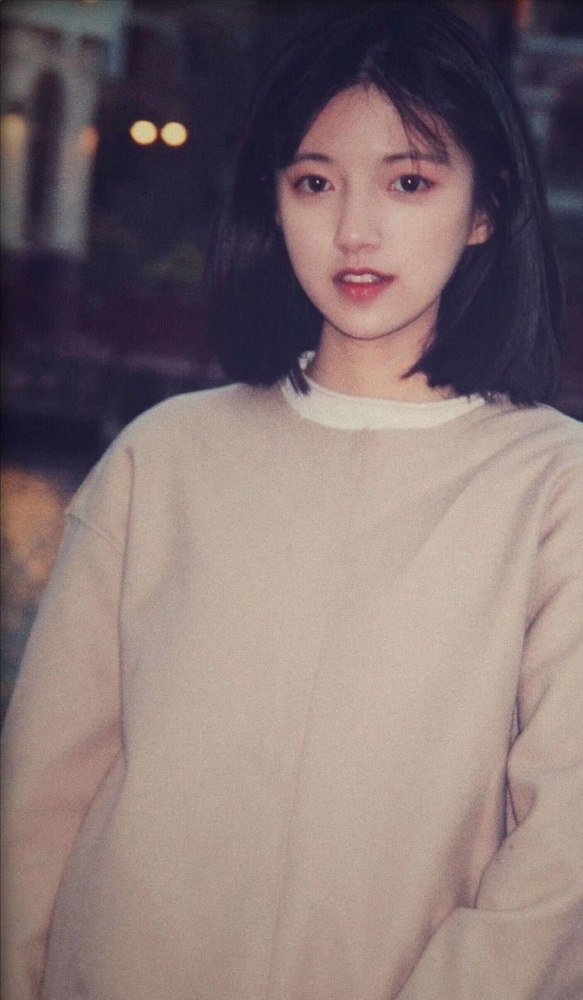
#> input picture opencv/data/888157224.jpeg, 583 x 1000 px, shrunk from 1080 x 1852 before the run
$ python 'canny边缘检测算法.py'
#> lines starting #> are read from the running program, lines starting #| are printed output that depends on the picture; after the words box and inside, x2 and y2 are one past the last pixel; in counts of white or black regions, pixels touching at a corner belong together
import cv2 as cv
import numpy as np
import random

# 将图片数据读取进来
img = cv.imread("../data/888157224.jpeg", cv.COLOR_BGR2GRAY)
#> img is the input picture: shape (1000, 583, 3); mean B, G, R 114.3, 114.9, 131.6
cv.imshow("img", img)

# # 1. 将图片转成灰度图片
# grayImg = cv.cvtColor(img, cv.COLOR_BGR2GRAY)

# 2. canny算法
dstImg = cv.Canny(img, 50, 180)
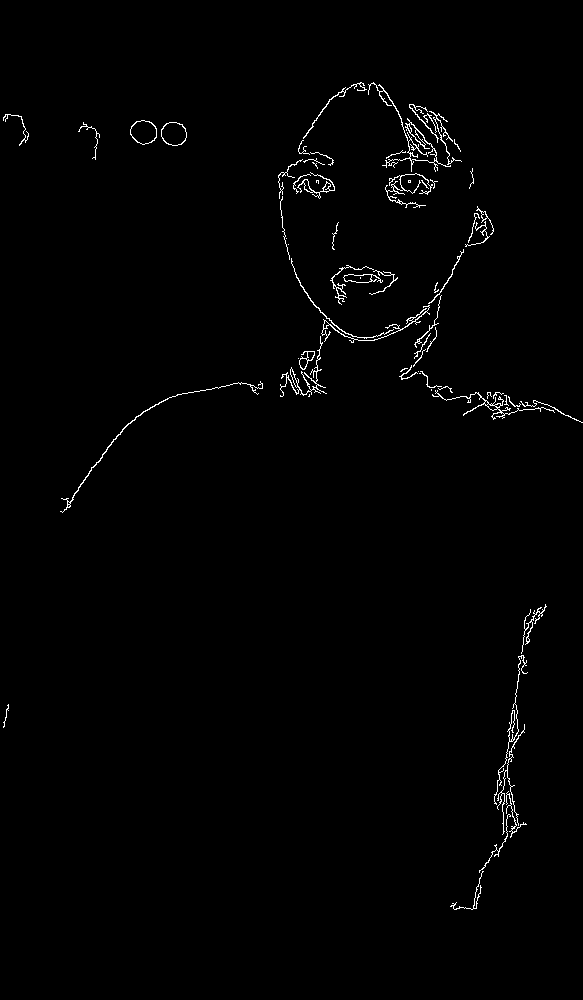
#> dstImg: shape (1000, 583); 1% white in thin lines or dots, all inside (x1, y1, x2, y2) = (3, 82, 583, 910)

# 显示效果图
cv.imshow('dstimg', dstImg)
cv.waitKey(0)
cv.destroyAllWindows()
